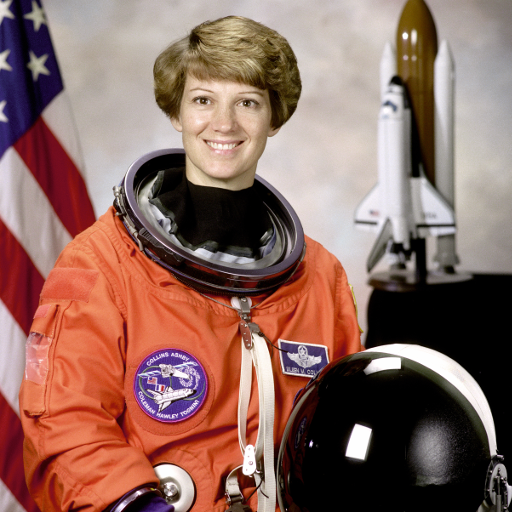
#> input picture skimage.data.astronaut(), 512 x 512 px
$ jupyter execute --allow-errors Part3.ipynb   (older library calls are emulated)
#> lines starting #> are read from the running program, lines starting #| are printed output that depends on the picture; after the words box and inside, x2 and y2 are one past the last pixel; in counts of white or black regions, pixels touching at a corner belong together
[cell 1]
from skimage import data
import numpy as np

[cell 2]
import matplotlib.pyplot as plt


def show_image(image, title="Image", cmap_type="gray"):
    plt.imshow(image, cmap=cmap_type)
    plt.title(title)
    plt.axis("off")
    plt.show()

[cell 3]
import matplotlib.pyplot as plt


def plot_comparison(
    original, filtered, title_filtered, title_original="Original", sz=(10, 8)
):
    fig, (ax1, ax2) = plt.subplots(ncols=2, figsize=sz, sharex=True, sharey=True)
    ax1.imshow(original, cmap=plt.cm.gray)
    ax1.set_title(title_original)
    ax1.axis("off")
    ax2.imshow(filtered, cmap=plt.cm.gray)
    ax2.set_title(title_filtered)
    ax2.axis("off")

# 10. Image restoration

- Fixing damaged images
- Text removing
- Logo removing
- Object removing

## Image reconstruction (Inpainting)
- Reconstructing lost parts ofimages
- Looking at the non-damaged regions

[cell 4]
def get_mask(image):
    """ Creates mask with three defect regions """
    mask = np.zeros(image.shape[:-1])
    mask[15:50, 10:100] = 1
    return mask

[cell 5]
# Import the module from restoration
from skimage.restoration import inpaint

defect_image = data.astronaut()
#> defect_image is the input picture: shape (512, 512, 3); mean R, G, B 141.6, 105.8, 96.5
defect_image[15:50, 10:100, :] = 0
#> defect_image: shape (512, 512, 3); 1.2% of pixels changed, all inside (x1, y1, x2, y2) = (10, 15, 100, 50)

# Show the defective image
# show_image(defect_image, "Image to restore")
mask = get_mask(defect_image)
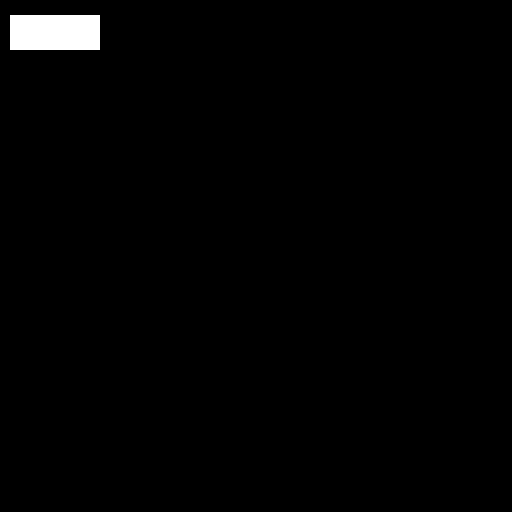
#> mask: shape (512, 512) float64; values 0 (black) and 1 (white), 1.2% white; 1 white region, box (x1, y1, x2, y2) and area: (10, 15, 100, 50) 3150
# Apply the restoration function to the image using the mask
#> (the rest of this cell did not finish here and is left out)

[cell 6]
image_with_logo = plt.imread("images/image_with_logo.png")
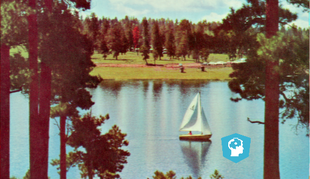
#> input picture images/image_with_logo.png, 310 x 179 px, shrunk from 512 x 296 before the run
#> image_with_logo is the input picture: shape (179, 310, 3) float32; mean R, G, B 0.487, 0.444, 0.4
# Initialize the mask
mask = np.zeros(image_with_logo.shape[:-1])

# Set the pixels where the logo is to 1
mask[210:272, 360:425] = 1

# Apply inpainting to remove the logo
#> (the rest of this cell did not finish here and is left out)

# 11. Noise

## 11.1 Adding noise to the image

[cell 7]
# Import the module and function
from skimage.util import random_noise

fruit_image = plt.imread("images/fruit_image.jpg")
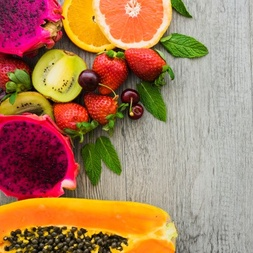
#> input picture images/fruit_image.jpg, 253 x 253 px, shrunk from 417 x 417 before the run
#> fruit_image is the input picture: shape (253, 253, 3); mean R, G, B 170, 126.8, 94.1
# Add noise to the image
noisy_image = random_noise(fruit_image)

# Show original and resulting image
# show_image(fruit_image, "Original")
# show_image(noisy_image, "Noisy image")
plot_comparison(fruit_image, noisy_image, "Noisy image")

## 11.2 Removing noise from the image

- **Denoising types**
    - Total variation (TV)
    - Bilateral
    - Wavelet denoising
    - Non-local means denoising

## 11.2.1 Total Variation (TV)

[cell 8]
# Import the module and function (Smoothen Edges)
from skimage.restoration import denoise_tv_chambolle

noisy_image = plt.imread("images/noisy_image.jpeg")
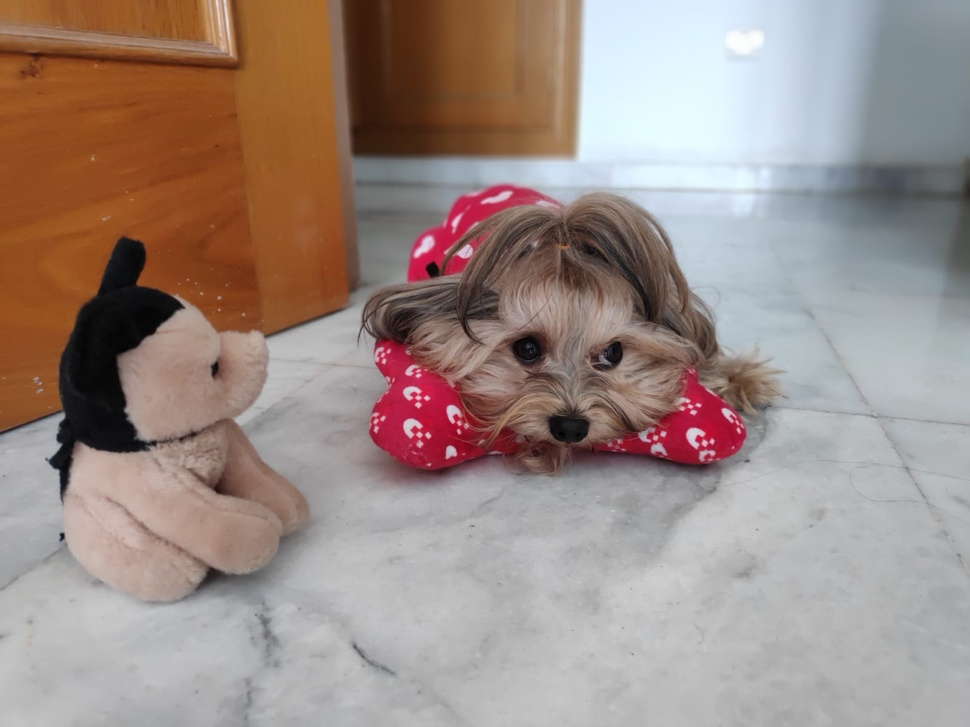
#> input picture images/noisy_image.jpeg, 970 x 727 px, shrunk from 1600 x 1200 before the run
#> noisy_image is the input picture: shape (727, 970, 3); mean R, G, B 157, 139.9, 133.1
# Apply total variation filter denoising
denoised_image = denoise_tv_chambolle(noisy_image, multichannel=True)

# Show the noisy and denoised images
# show_image(noisy_image, "Noisy")
# show_image(denoised_image, "Denoised image")
plot_comparison(noisy_image, denoised_image, "Denoised image", "Noisy", sz=(15, 15))

## 11.2.2 Bilateral filter

[cell 9]
# Import bilateral denoising function (Preserve edges)
from skimage.restoration import denoise_bilateral

# Apply bilateral filter denoising
denoised_image = denoise_bilateral(noisy_image, multichannel=True)

# Show original and resulting images
# show_image(noisy_image, "Noisy image")
# show_image(denoised_image, "Denoised image")
plot_comparison(noisy_image, denoised_image, "Denoised image", "Noisy", sz=(15, 15))

# 12. Superpixels & Segmentation
- **Benefits of superpixels**
    - More meaningful regions
    - Computational efficiency

- **Segmentation**
    - Supervised
    - Unsupervised
        - Simple Linear Iterative Clustering (SLIC)

[cell 10]
# Import the slic function from segmentation module
from skimage.segmentation import slic

# From 50,615 pixels to 400 regions!
face_image = plt.imread("images/face_image.jpg")
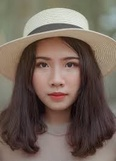
#> input picture images/face_image.jpg, 116 x 161 px, shrunk from 191 x 265 before the run
#> face_image is the input picture: shape (161, 116, 3); mean R, G, B 114.7, 99.2, 89
# Import the label2rgb function from color module
from skimage.color import label2rgb

# Obtain the segmentation with 400 regions
segments = slic(face_image, n_segments=400, start_label=1)
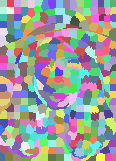
#> segments: shape (161, 116) int64; 353 distinct labels, from 1 to 353; one colour per label, 0 black

# Put segments on top of original image to compare
segmented_image = label2rgb(segments, face_image, kind="avg", bg_label=0)

# Show the segmented image
# show_image(segmented_image, "Segmented image, 400 superpixels")
plot_comparison(face_image, segmented_image, "Segmented image, 400 superpixels")

# 13. Finding Contours
- Measure size
- Classify shapes
- Determine the number of objects

[cell 11]
def show_image_contour(image, contours):
    plt.figure()
    for n, contour in enumerate(contours):
        plt.plot(contour[:, 1], contour[:, 0], linewidth=3)
        plt.imshow(image, interpolation="nearest", cmap="gray_r")
        plt.title("Contours")
        plt.axis("off")
    plt.show()

[cell 12]
# Import the modules
from skimage import data, measure

# Obtain the horse image
horse_image = data.horse()
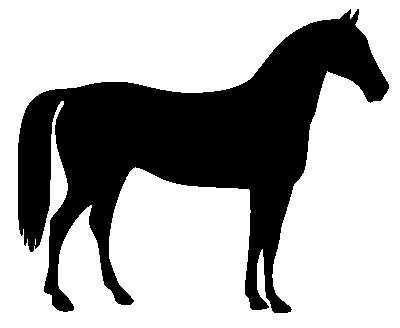
#> input picture skimage.data.horse(), 400 x 328 px
#> horse_image is the input picture: shape (328, 400) bool; 66.9% white; 1 black region, box (x1, y1, x2, y2) and area: (18, 9, 389, 313) 43412

# Find the contours with a constant level value of 0.8
contours = measure.find_contours(horse_image, 0.8)
#> contours = 2 point arrays, longest 2645 points

# Shows the image with contours found
show_image_contour(horse_image, contours)
#> the loop in show_image_contour, `for n, contour in enumerate(contours):` made 2 passes

[cell 13]
from skimage import color
from skimage.filters import threshold_otsu

# Make the image grayscale
image_dices = plt.imread("images/image_dices.png")
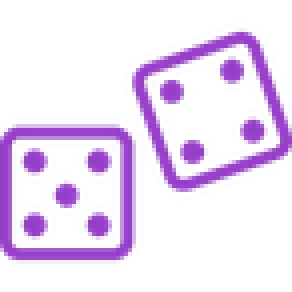
#> input picture images/image_dices.png, 73 x 73 px, shrunk from 120 x 120 before the run (shown 4 times larger)
#> image_dices is the input picture: shape (73, 73, 4) float32; mean R, G, B, A 0.198, 0.0758, 0.27, 0.171
image_dices = color.rgb2gray(color.rgba2rgb(image_dices))
#> image_dices: shape (73, 73) float32

# Obtain the optimal thresh value
thresh = threshold_otsu(image_dices)
#> thresh = 0.708

# Apply thresholding
binary = image_dices > thresh
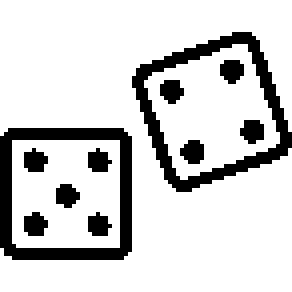
#> binary: shape (73, 73) bool (shown 4 times larger); 82.3% white; 11 black regions, largest, box (x1, y1, x2, y2) and area: (33, 8, 73, 48) 349, (0, 32, 33, 65) 347, (55, 15, 61, 21) 28

# Find contours at a constant value of 0.8
contours = measure.find_contours(binary, 0.8)
#> contours = 13 point arrays, longest 156 points

# Show the image
show_image_contour(image_dices, contours)
#> the loop in show_image_contour (call 2), `for n, contour in enumerate(contours):` made 13 passes

[cell 14]
# Create list with the shape of each contour
shape_contours = [cnt.shape[0] for cnt in contours]
#> shape_contours = [156, 137, 25, 25, 25, 104, 109, 25, 25, 25, 25, 25, 25]

# Set 50 as the maximum size of the dots shape
max_dots_shape = 50

# Count dots in contours excluding bigger than dots size
dots_contours = [cnt for cnt in contours if np.shape(cnt)[0] < max_dots_shape]
#> dots_contours = 9 point arrays, longest 25 points

# Shows all contours found
show_image_contour(binary, contours)
#> the loop in show_image_contour (call 3), `for n, contour in enumerate(contours):` made 13 passes
#> in show_image_contour (call 3), `plt.show()`:
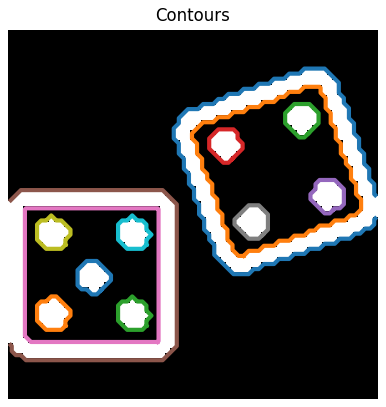
#> figure drawn by matplotlib, 1 panel

# Print the dice's number
print("Dice's dots number: {}. ".format(len(dots_contours)))
#| Dice's dots number: 9.
